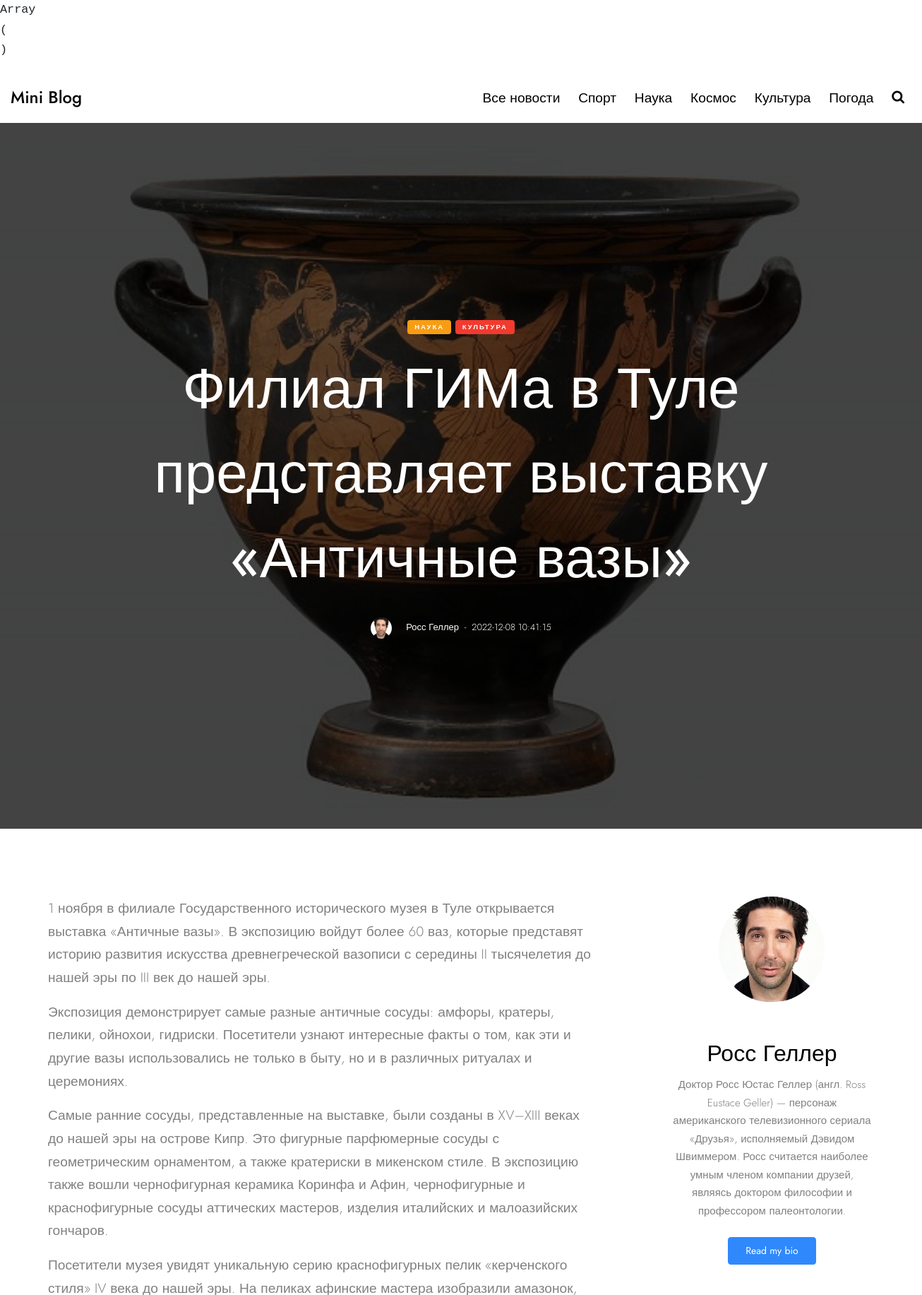
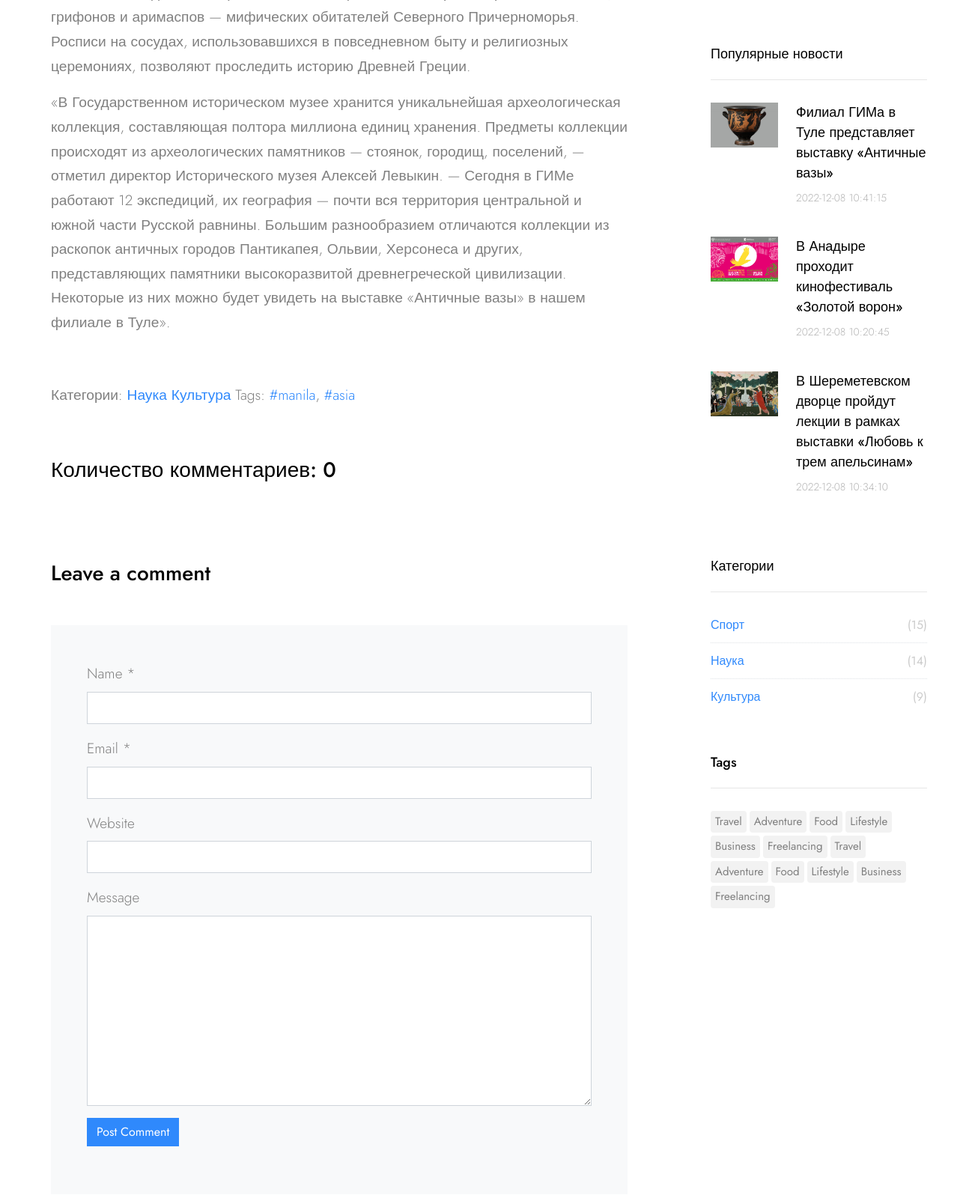
The page /news/32 (upper part) on the database its author committed (2 pictures, top to bottom).
### tables this page shows
CREATE TABLE `news` (
  `id` int NOT NULL,
  `title` varchar(255) NOT NULL,
  `text` text NOT NULL,
  `add_date` timestamp NOT NULL DEFAULT CURRENT_TIMESTAMP,
  `image` varchar(255) NOT NULL,
  `author_id` int NOT NULL
);

CREATE TABLE `news_category` (
  `news_id` int NOT NULL,
  `category_id` int NOT NULL
);

CREATE TABLE `category` (
  `id` int NOT NULL,
  `title` varchar(255) NOT NULL,
  `translation` varchar(255) NOT NULL,
  `description` text NOT NULL,
  `class_name` varchar(255) DEFAULT NULL
);

CREATE TABLE `authors` (
  `id` int NOT NULL,
  `first_name` varchar(255) NOT NULL,
  `last_name` varchar(255) NOT NULL,
  `short_info` text NOT NULL,
  `biography` text NOT NULL,
  `avatar` varchar(255) NOT NULL
);

### config/routes.php (called while the page is built)
<?php
 return [
   'news/([a-z]+)' => 'news/category/$1',
   'news/([0-9]+)' => 'news/view/$1',
   'news' => 'news/index',
   '' => 'index/index',
 ];

### models/News.php (called while the page is built, shortened)
<?php
class News
{
  public static function getNewsItemById($id){
    $id = (int)$id;
    if($id){
      $pdo = DB::getConnection();
      $query = "SELECT news.id as news_id, title, text, add_date, image,
                authors.id as author_id, first_name, last_name, short_info, avatar
                FROM news, authors
                WHERE author_id = authors.id AND news.id = ?;";
      $stm = $pdo->prepare($query);
      $stm->execute([$id]);
      $newsItem = $stm->fetch();
      $query = "SELECT news_id, category_id, title, translation, description, class_name
                FROM news_category, category
                WHERE category_id = category.id AND news_id = ?";
      $stm = $pdo->prepare($query);
      $stm->execute([$id]);
      $newsItem['categories'] = $stm->fetchAll();
      return $newsItem;
    }
  }
  public static function getPopularNews($limit){
    $pdo = DB::getConnection();
    $query = "SELECT id, title, add_date, image
                FROM news
                ORDER BY rand()
                LIMIT :limit;";
    $stm = $pdo->prepare($query);
    $stm->bindValue(':limit', $limit, PDO::PARAM_INT);
    $stm->execute();
    return $stm->fetchAll();
  }
  public static function countNewsByCategories(){
    $pdo = DB::getConnection();
    $query = "SELECT category_id, title, translation, COUNT(*) as count
              FROM news_category, category
              WHERE category.id = category_id
              GROUP BY category_id;";
    return $pdo->query($query)->fetchAll();
  }
  public static function getCommentsByNewsId($id){
    $pdo = DB::getConnection();
    $query = "SELECT comments.id, parent_id, comment as text, comments.add_date,
              users.id as user_id, login, first_name, last_name, image
              FROM comments, users
              WHERE comments.user_id = users.id AND
                    news_id = ?;";
    $result = $pdo->prepare($query);
    $result->execute([$id]);
    $count = $result->rowCount();
    $comments = $result->fetchAll();
    $res = [];
    return [$res, $count];
  }
}

### index.php (called while the page is built, shortened)
<?php
require ROOT . '/components/Router.php';
require ROOT . '/components/Debug.php';
$router = new Router();
$router->run();

### views/news/view.php (the view, shortened to what this page needs)
<?php
require 'views/components/header.php';
?>
<div class="site-cover site-cover-sm same-height overlay single-page" style="background-image: url('<?=$newsItem['image']?>');">
    <div class="container">
        <div class="row same-height justify-content-center">
            <div class="col-md-12 col-lg-10">
                <div class="post-entry text-center">
                    <?php foreach($newsItem['categories'] as $category): ?>
                        <span class="post-category text-white <?=$category['class_name']?>
                        mb-3"><?=$category['translation']?></span>
                    <?php endforeach; ?>
                    <h1 class="mb-4"><a href="#"><?=$newsItem['title']?></a></h1>
                    <div class="post-meta align-items-center text-center">
                        <figure class="author-figure mb-0 mr-3 d-inline-block"><img src="<?=$newsItem['avatar']?>" alt="Image" class="img-fluid"></figure>
                        <span class="d-inline-block mt-1"><?=$newsItem['first_name'] . ' ' .
                          $newsItem['last_name']?></span>
                        <span>&nbsp;-&nbsp; <?=$newsItem['add_date']?></span>
                    </div>
                </div>
            </div>
        </div>
    </div>
</div>
<section class="site-section py-lg">
    <div class="container">
        <div class="row blog-entries element-animate">
            <div class="col-md-12 col-lg-8 main-content">
                <div class="post-content-body">
                    <p><?=$newsItem['text']?></p>
                    </div>
                <div class="pt-5">
                    <p>Категории:
                        <?php foreach($newsItem['categories'] as $category): ?>
                            <a href="/news/<?=$category['title']?>"><?=$category['translation']?></a>
                        <?php endforeach; ?>
                        Tags: <a href="#">#manila</a>, <a href="#">#asia</a></p>
                </div>
                <div class="pt-5">
                    <h3 class="mb-5">Количество комментариев: <?=$commentsCount;?></h3>
                    <div class="comment-form-wrap pt-5">
                        <h3 class="mb-5">Leave a comment</h3>
                        <form action="#" class="p-5 bg-light">
                            <div class="form-group">
                                <label for="name">Name *</label>
                                <input type="text" class="form-control" id="name">
                            </div>
                            <div class="form-group">
                                <label for="email">Email *</label>
                                <input type="email" class="form-control" id="email">
                            </div>
                            <div class="form-group">
                                <label for="website">Website</label>
                                <input type="url" class="form-control" id="website">
                            </div>
                            <div class="form-group">
                                <label for="message">Message</label>
                                <textarea name="" id="message" cols="30" rows="10" class="form-control"></textarea>
                            </div>
                            <div class="form-group">
                                <input type="submit" value="Post Comment" class="btn btn-primary">
                            </div>
                        </form>
                    </div>
                </div>
            </div>
            <div class="col-md-12 col-lg-4 sidebar">
                <div class="sidebar-box">
                    <div class="bio text-center">
                        <img src="<?=$newsItem['avatar']?>" alt="<?=$newsItem['first_name']?> <?=$newsItem['last_name']?>" class="img-fluid mb-5">
                        <div class="bio-body">
                            <h2><?=$newsItem['first_name']?> <?=$newsItem['last_name']?></h2>
                            <p class="mb-4"><?=$newsItem['short_info']?></p>
                            <p><a href="#" class="btn btn-primary btn-sm rounded px-4 py-2">Read my bio</a></p>
                            <p class="social">
                                <a href="#" class="p-2"><span class="fa fa-facebook"></span></a>
                                <a href="#" class="p-2"><span class="fa fa-twitter"></span></a>
                                <a href="#" class="p-2"><span class="fa fa-instagram"></span></a>
                                <a href="#" class="p-2"><span class="fa fa-youtube-play"></span></a>
                            </p>
                        </div>
                    </div>
                </div>
                <div class="sidebar-box">
                    <h3 class="heading">Популярные новости</h3>
                    <div class="post-entry-sidebar">
                        <ul>
                            <?php foreach ($popularItems as $newsItem):?>
                            <li>
                                <a href="/news/<?=$newsItem['id']?>">
                                    <img src="<?=$newsItem['image']?>" alt="<?=$newsItem['title']?>" class="mr-4">
                                    <div class="text">
                                        <h4><?=$newsItem['title']?></h4>
                                        <div class="post-meta">
                                            <span class="mr-2"><?=$newsItem['add_date']?></span>
                                        </div>
                                    </div>
                                </a>
                            </li>
                            <?php endforeach;?>
                        </ul>
                    </div>
                </div>
                <div class="sidebar-box">
                    <h3 class="heading">Категории</h3>
                    <ul class="categories">
                        <?php foreach( $totalNewsByCategory as $category):?>
                        <li><a href="/news/<?=$category['title']?>"><?=$category['translation']?> <span>
                                    (<?=$category['count']?>)</span></a></li>
                        <?php endforeach;?>
                    </ul>
                </div>
                <div class="sidebar-box">
                    <h3 class="heading">Tags</h3>
                    <ul class="tags">
                        <li><a href="#">Travel</a></li>
                        <li><a href="#">Adventure</a></li>
                        <li><a href="#">Food</a></li>
                        <li><a href="#">Lifestyle</a></li>
                        <li><a href="#">Business</a></li>
                        <li><a href="#">Freelancing</a></li>
                        <li><a href="#">Travel</a></li>
                        <li><a href="#">Adventure</a></li>
                        <li><a href="#">Food</a></li>
                        <li><a href="#">Lifestyle</a></li>
                        <li><a href="#">Business</a></li>
                        <li><a href="#">Freelancing</a></li>
                    </ul>
                </div>
            </div>
        </div>
    </div>
</section>
<?php
require 'views/components/footer.php';
?>

### components/Router.php (shortened to what this page needs)
<?php
class Router
{
  private $routes;
  public function __construct(){
    $routesPath = ROOT . '/config/routes.php';
    $this->routes = require $routesPath;
  }
  private function getUri(){
    if(!empty($_SERVER['REQUEST_URI'])){
      return trim($_SERVER['REQUEST_URI'], '/');
    }
  }
  public function run(){
    $uri = $this->getUri();
    foreach ($this->routes as $uriPattern => $path) {
      if(preg_match("#$uriPattern#", $uri)){
        $internalRoute = preg_replace("#$uriPattern#", $path, $uri);
        $segments = explode('/', $internalRoute);
        $controllerName = ucfirst( array_shift($segments) ) . 'Controller';
        $actionName = 'action' . ucfirst( array_shift($segments) );
        $parameters = &$segments;
        $controllerObject = new $controllerName();
        $result = $controllerObject->$actionName(...$parameters);
        if($result){
          break;
        }
      }
    }
  }
}

### controllers/NewsController.php (shortened to what this page needs)
<?php
require ROOT . '/models/News.php';
class NewsController
{
  public function actionView($id){
    if($id){
      $newsItem = News::getNewsItemById($id);
      $newsItem['text'] = str_replace("\r\n\r\n", '</p><p>', $newsItem['text']);
      $totalNewsByCategory = News::countNewsByCategories();
      $popularItems = News::getPopularNews(3);
      list($comments, $commentsCount) = News::getCommentsByNewsId($id);
      require ROOT . '/views/news/view.php';
    }
    return true;
  }
}

### views/components/header.php (shortened to what this page needs)
<!DOCTYPE html>
<html lang="en">
<head>
  <link rel="stylesheet" href="/template/fonts/icomoon/style.css">
  <link rel="stylesheet" href="/template/css/bootstrap.min.css">
  <link rel="stylesheet" href="/template/css/magnific-popup.css">
  <link rel="stylesheet" href="/template/css/jquery-ui.css">
  <link rel="stylesheet" href="/template/css/owl.carousel.min.css">
  <link rel="stylesheet" href="/template/css/owl.theme.default.min.css">
  <link rel="stylesheet" href="/template/css/bootstrap-datepicker.css">
  <link rel="stylesheet" href="/template/fonts/flaticon/font/flaticon.css">
  <link rel="stylesheet" href="/template/css/aos.css">
  <link rel="stylesheet" href="/template/css/style.css">
</head>
<body>
<div class="site-wrap">
  <header class="site-navbar" role="banner">
    <div class="container-fluid">
      <div class="row align-items-center">
        <div class="col-4 site-logo">
          <a href="/" class="text-black h2 mb-0">Mini Blog</a>
        </div>
        <div class="col-8 text-right">
          <nav class="site-navigation" role="navigation">
            <ul class="site-menu js-clone-nav mr-auto d-none d-lg-block mb-0">
              <?php require 'nav.php';?>
              <li class="d-none d-lg-inline-block"><a href="#" class="js-search-toggle"><span class="icon-search"></span></a></li>
            </ul>
          </nav>
          <a href="#" class="site-menu-toggle js-menu-toggle text-black d-inline-block d-lg-none"><span class="icon-menu h3"></span></a></div>
      </div>
    </div>
  </header>

### views/components/nav.php
<?php
  $nav = [
    '/news/' => 'Все новости',
    '/news/sport' => 'Спорт',
    '/news/science' => 'Наука',
    '/news/space' => 'Космос',
    '/news/culture' => 'Культура',
    '/news/weather' => 'Погода ',
  ];
?>
<?php foreach ($nav as $uri => $description) :?>
    <li><a href="<?=$uri?>"><?=$description?></a></li>
<?php endforeach;?>

### rows shown on the page
news: value "Array ( )", description "Все новости", description "Спорт", description "Наука", description "Космос", description "Культура", description "Погода", image (picture), title "Филиал ГИМа в Туле представляет выставку «Античные вазы»", author.avatar (picture), author.first_name "Росс", author.last_name "Геллер", add_date "2022-12-08 10:41:15", text "1 ноября в филиале Государственного исторического музея в Туле открывается выставка «Античные вазы». В экспозицию войдут более 60 ваз, которые представят историю развития искусства древнегреческой вазописи с середины II тысячелетия до нашей эры по III век до нашей эры. Экспозиция демонстрирует самые разные античные сосуды: амфоры, кратеры, пелики, ойнохои, гидриски. Посетители узнают интересные факты о том, как эти и другие вазы использовались не только в быту, но и в различных ритуалах и церемониях. Самые ранние сосуды, представленные на выставке, были созданы в XV–XIII веках до нашей эры на острове Кипр. Это фигурные парфюмерные сосуды с геометрическим орнаментом, а также кратериски в…", commentsCount "0", author.short_info "Доктор Росс Юстас Геллер (англ. Ross Eustace Geller) — персонаж американского телевизионного сериала «Друзья», исполняемый Дэвидом Швиммером. Росс считается наиболее умным членом компании друзей, являясь доктором философии и профессором палеонтологии.", translation "Спорт", count "15", translation "Наука", count "14", translation "Культура", count "9"
news_category: category.translation "НАУКА", category.translation "Наука"
news_category: category.translation "КУЛЬТУРА", category.translation "Культура"
news: image (picture), title "В Анадыре проходит кинофестиваль «Золотой ворон»", add_date "2022-12-08 10:20:45"
news: image (picture), title "В Шереметевском дворце пройдут лекции в рамках выставки «Любовь к трем апельсинам»", add_date "2022-12-08 10:34:10"
